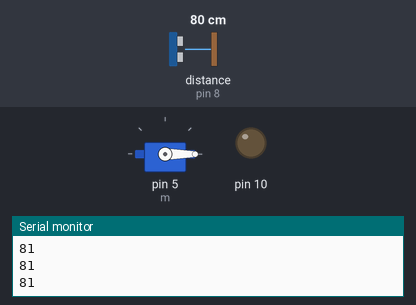
Simulated run of this sketch. Board: Arduino Uno, built with avr-gcc and run on an emulated ATmega328P. On the bench: servo, output pins drawn as LEDs (lit = HIGH), the last lines printed to the serial monitor. The test bench sets the inputs (shaded band); at power-on: distance to the obstacle (sensor on pin 8) 80 cm.

Above: at 1.2 s.
1.3 s: distance to the obstacle (sensor on pin 8) set to 17 cm
2.8 s: distance to the obstacle (sensor on pin 8) set to 13 cm
At 2.93 s:
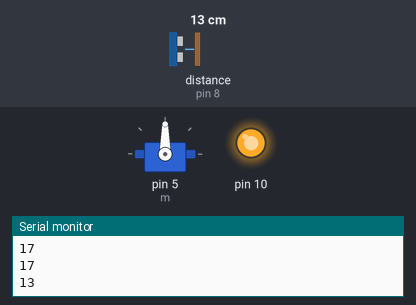
5.8 s: distance to the obstacle (sensor on pin 8) set to 18 cm
At 6.3 s:
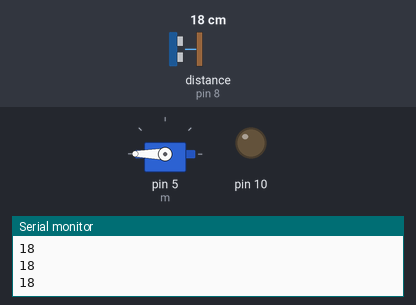
7.3 s: distance to the obstacle (sensor on pin 8) set to 2 cm
At 7.68 s:
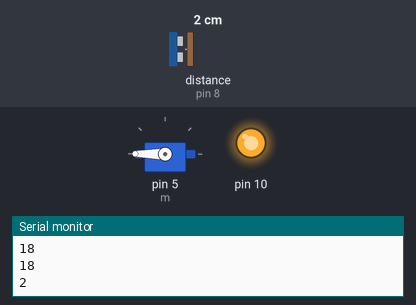
10.3 s: distance to the obstacle (sensor on pin 8) set to 35 cm
At 10.7 s:
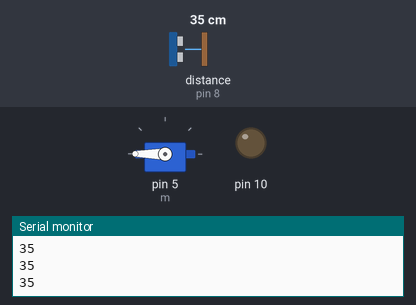
Timing chart, 0 to 12.8 s (numbered marks = the images above; inputs shaded):
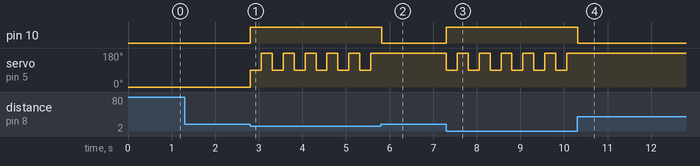

Measured:
- the behaviour switches between 15 and 14 cm on distance to the obstacle (sensor on pin 8) (found by bisection; images 0 and 1)
- after the input at 2.8 s, pin 10: LOW → HIGH at once; servo on pin 5 (m): alternates 180° for 0.25 s and 90° for 0.25 s, starting at once
- after the input at 5.8 s, pin 10: HIGH → LOW at once; servo on pin 5 (m): stops changing and stays 180°
- after the input at 7.3 s, pin 10: LOW → HIGH at once; servo on pin 5 (m): alternates 180° for 0.25 s and 90° for 0.25 s, starting at once
- after the input at 10.3 s, pin 10: HIGH → LOW at once; servo on pin 5 (m): stops changing and stays 180°

The sketch:

sumo-detect.ino
```cpp
#include <NewPing.h>
#include <Servo.h>
 NewPing see(3, 8 , 400);
 Servo m;
 bool on = false;
void setup() {
  pinMode(10, OUTPUT);
  Serial.begin(9600);
  delay(50);
  m.attach(5);
  m.write(0);
  }

void loop() {
 int x  = see.ping_cm();
  Serial.println(x);
  if (x <= 14 && x != 0){
     digitalWrite(10, HIGH);
     on = true;
     m.write(90);
     delay(250);
     m.write(180);
     delay(250);
     return;
    }
  if (on){
    digitalWrite(10, LOW);
    }
}
```
